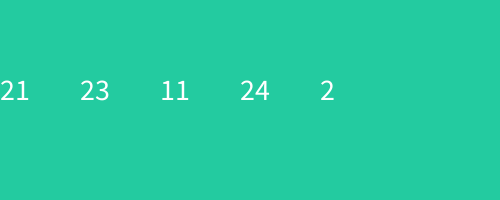
Frame 1 (no input)
Frame 60 (the mouse pressed at the canvas centre just before this capture): identical to frame 1, image omitted
Frame 120 (the mouse held since frame 60 and released just before this capture): identical to frame 1, image omitted

The Processing sketch that drew this single still picture (run headless with seeded random() and noise(); from frame 60 on, the mouse is pressed at the canvas centre):

// Processing sketch: week14_4
// ── week14_4.pde
//week14-4 大樂透抽籤，其實就是洗牌1000次，在掉球
int []a = new int[47];//Java陣列
//int []a={1,2,3,4,5,6,7,8,9....45,46};
void setup() {
  size(500, 200);//大一點
  textSize(30);
  for (int i=0; i<47; i++) a[i] = i;
  //讓 a[i]的陣列裡，要先放整齊對應的數字

  for (int i=0; i<1000; i++) {//洗牌1000次
    int i1 = (int)random(47);
    int i2 = (int)random(47);
    int temp=a[i1]; 
    a[i1]=a[i2]; 
    a[i2]=temp;
  }  //作弊，先洗好牌，先知道得獎號碼，等下在掉出來
}
void draw() {
  background(#23CBA0);
  for (int i=0; i<5; i++) {//秀出前五張牌
    text( a[i], i*80, 100);
  }
}  
